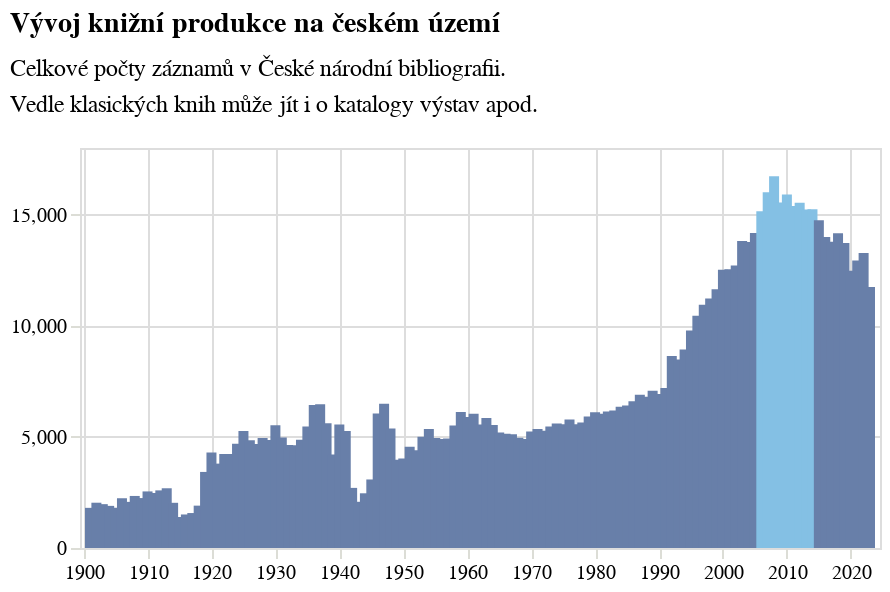

Notebook cell for this chart:
### Code cell
alt.Chart(rocni_pocty.to_pandas(), title={'text': titulek, 'subtitle': podtitulek}).mark_bar(color="#7CA6E1").encode(
    alt.X('rok:T', title=None, axis=alt.Axis(domainOpacity=0, tickColor='#DCDDD6')),
    alt.Y('knih:Q', title=None, axis=alt.Axis(domainOpacity=0, tickColor='#DCDDD6')),
    color=alt.condition(
        'datum.knih > 15000',  # Using datum to reference the field value
        alt.value('#84c0e4'),
        alt.value('#687fa9')
    )).properties(width=400, height=200)

### Figure 1 — Vega-Lite specification as saved in the notebook (floating-point values rounded to 4 significant figures)
{"config": {"title": {"font": "Noticia Text", "fontSize": 14, "anchor": "start", "fontWeight": "bolder", "subtitleFont": "Noticia Text", "subtitleLineHeight": 18, "subtitleFontSize": 12, "subtitleFontWeight": "normal", "subtitlePadding": 10, "dy": -12}, "axis": {"labelFont": "Asap", "titleFont": "Asap", "fontWeight": "lighter", "titleFontWeight": "lighter", "labelFontSize": 10, "titleFontSize": 10, "labelPadding": 2, "titlePadding": 10}, "legend": {"labelFont": "Asap", "labelFontWeight": "normal", "titleFont": "Asap", "titleFontWeight": "normal", "labelFontSize": 10, "titleFontSize": 10}}, "data": {"name": "data-39f582e78b98d8f9fe28fefeda4048f3"}, "mark": {"type": "bar", "color": "#7CA6E1"}, "encoding": {"color": {"condition": {"test": "datum.knih > 15000", "value": "#84c0e4"}, "value": "#687fa9"}, "x": {"axis": {"domainOpacity": 0, "tickColor": "#DCDDD6"}, "field": "rok", "title": null, "type": "temporal"}, "y": {"axis": {"domainOpacity": 0, "tickColor": "#DCDDD6"}, "field": "knih", "title": null, "type": "quantitative"}}, "height": 200, "title": {"text": "Vývoj knižní produkce na českém území", "subtitle": ["Celkové počty záznamů v České národní bibliografii.", "Vedle klasických knih může jít i o katalogy výstav apod."]}, "width": 400, "$schema": "https://vega.github.io/schema/vega-lite/v5.8.0.json", "datasets": {"data-39f582e78b98d8f9fe28fefeda4048f3": [{"rok": "1901-01-01T00:00:00", "knih": 1807}, {"rok": "1902-01-01T00:00:00", "knih": 2038}, {"rok": "1903-01-01T00:00:00", "knih": 1973}, {"rok": "1904-01-01T00:00:00", "knih": 1896}, {"rok": "1905-01-01T00:00:00", "knih": 1811}, {"rok": "1906-01-01T00:00:00", "knih": 2239}, {"rok": "1907-01-01T00:00:00", "knih": 2076}, {"rok": "1908-01-01T00:00:00", "knih": 2342}, {"rok": "1909-01-01T00:00:00", "knih": 2247}, {"rok": "1910-01-01T00:00:00", "knih": 2546}, {"rok": "1911-01-01T00:00:00", "knih": 2474}, {"rok": "1912-01-01T00:00:00", "knih": 2593}, {"rok": "1913-01-01T00:00:00", "knih": 2688}, {"rok": "1914-01-01T00:00:00", "knih": 2034}, {"rok": "1915-01-01T00:00:00", "knih": 1394}, {"rok": "1916-01-01T00:00:00", "knih": 1509}, {"rok": "1917-01-01T00:00:00", "knih": 1573}, {"rok": "1918-01-01T00:00:00", "knih": 1906}, {"rok": "1919-01-01T00:00:00", "knih": 3423}, {"rok": "1920-01-01T00:00:00", "knih": 4301}, {"rok": "1921-01-01T00:00:00", "knih": 3797}, {"rok": "1922-01-01T00:00:00", "knih": 4231}, {"rok": "1923-01-01T00:00:00", "knih": 4229}, {"rok": "1924-01-01T00:00:00", "knih": 4689}, {"rok": "1925-01-01T00:00:00", "knih": 5261}, {"rok": "1926-01-01T00:00:00", "knih": 4852}, {"rok": "1927-01-01T00:00:00", "knih": 4680}, {"rok": "1928-01-01T00:00:00", "knih": 4945}, {"rok": "1929-01-01T00:00:00", "knih": 4864}, {"rok": "1930-01-01T00:00:00", "knih": 5527}, {"rok": "1931-01-01T00:00:00", "knih": 4978}, {"rok": "1932-01-01T00:00:00", "knih": 4630}, {"rok": "1933-01-01T00:00:00", "knih": 4628}, {"rok": "1934-01-01T00:00:00", "knih": 4870}, {"rok": "1935-01-01T00:00:00", "knih": 5469}, {"rok": "1936-01-01T00:00:00", "knih": 6438}, {"rok": "1937-01-01T00:00:00", "knih": 6467}, {"rok": "1938-01-01T00:00:00", "knih": 5611}, {"rok": "1939-01-01T00:00:00", "knih": 4207}, {"rok": "1940-01-01T00:00:00", "knih": 5558}, {"rok": "1941-01-01T00:00:00", "knih": 5265}, {"rok": "1942-01-01T00:00:00", "knih": 2705}, {"rok": "1943-01-01T00:00:00", "knih": 2079}, {"rok": "1944-01-01T00:00:00", "knih": 2462}, {"rok": "1945-01-01T00:00:00", "knih": 3084}, {"rok": "1946-01-01T00:00:00", "knih": 6052}, {"rok": "1947-01-01T00:00:00", "knih": 6490}, {"rok": "1948-01-01T00:00:00", "knih": 5381}, {"rok": "1949-01-01T00:00:00", "knih": 3973}, {"rok": "1950-01-01T00:00:00", "knih": 4030}, {"rok": "1951-01-01T00:00:00", "knih": 4555}, {"rok": "1952-01-01T00:00:00", "knih": 4399}, {"rok": "1953-01-01T00:00:00", "knih": 5005}, {"rok": "1954-01-01T00:00:00", "knih": 5357}, {"rok": "1955-01-01T00:00:00", "knih": 4948}, {"rok": "1956-01-01T00:00:00", "knih": 4909}, {"rok": "1957-01-01T00:00:00", "knih": 4927}, {"rok": "1958-01-01T00:00:00", "knih": 5513}, {"rok": "1959-01-01T00:00:00", "knih": 6125}, {"rok": "1960-01-01T00:00:00", "knih": 5895}, {"rok": "1961-01-01T00:00:00", "knih": 6037}, {"rok": "1962-01-01T00:00:00", "knih": 5562}, {"rok": "1963-01-01T00:00:00", "knih": 5845}, {"rok": "1964-01-01T00:00:00", "knih": 5533}, {"rok": "1965-01-01T00:00:00", "knih": 5192}, {"rok": "1966-01-01T00:00:00", "knih": 5145}, {"rok": "1967-01-01T00:00:00", "knih": 5122}, {"rok": "1968-01-01T00:00:00", "knih": 4960}, {"rok": "1969-01-01T00:00:00", "knih": 4904}, {"rok": "1970-01-01T00:00:00", "knih": 5245}, {"rok": "1971-01-01T00:00:00", "knih": 5356}, {"rok": "1972-01-01T00:00:00", "knih": 5273}, {"rok": "1973-01-01T00:00:00", "knih": 5468}, {"rok": "1974-01-01T00:00:00", "knih": 5603}, {"rok": "1975-01-01T00:00:00", "knih": 5568}, {"rok": "1976-01-01T00:00:00", "knih": 5787}, {"rok": "1977-01-01T00:00:00", "knih": 5567}, {"rok": "1978-01-01T00:00:00", "knih": 5647}, {"rok": "1979-01-01T00:00:00", "knih": 5918}, {"rok": "1980-01-01T00:00:00", "knih": 6107}, {"rok": "1981-01-01T00:00:00", "knih": 6046}, {"rok": "1982-01-01T00:00:00", "knih": 6137}, {"rok": "1983-01-01T00:00:00", "knih": 6191}, {"rok": "1984-01-01T00:00:00", "knih": 6353}, {"rok": "1985-01-01T00:00:00", "knih": 6417}, {"rok": "1986-01-01T00:00:00", "knih": 6604}, {"rok": "1987-01-01T00:00:00", "knih": 6900}, {"rok": "1988-01-01T00:00:00", "knih": 6808}, {"rok": "1989-01-01T00:00:00", "knih": 7073}, {"rok": "1990-01-01T00:00:00", "knih": 6926}, {"rok": "1991-01-01T00:00:00", "knih": 7201}, {"rok": "1992-01-01T00:00:00", "knih": 8638}, {"rok": "1993-01-01T00:00:00", "knih": 8488}, {"rok": "1994-01-01T00:00:00", "knih": 8938}, {"rok": "1995-01-01T00:00:00", "knih": 9788}, {"rok": "1996-01-01T00:00:00", "knih": 10455}, {"rok": "1997-01-01T00:00:00", "knih": 10944}, {"rok": "1998-01-01T00:00:00", "knih": 11230}, {"rok": "1999-01-01T00:00:00", "knih": 11641}, {"rok": "2000-01-01T00:00:00", "knih": 12519}, {"rok": "2001-01-01T00:00:00", "knih": 12548}, {"rok": "2002-01-01T00:00:00", "knih": 12717}, {"rok": "2003-01-01T00:00:00", "knih": 13813}, {"rok": "2004-01-01T00:00:00", "knih": 13772}, {"rok": "2005-01-01T00:00:00", "knih": 14177}, {"rok": "2006-01-01T00:00:00", "knih": 15155}, {"rok": "2007-01-01T00:00:00", "knih": 16014}, {"rok": "2008-01-01T00:00:00", "knih": 16728}, {"rok": "2009-01-01T00:00:00", "knih": 15551}, {"rok": "2010-01-01T00:00:00", "knih": 15911}, {"rok": "2011-01-01T00:00:00", "knih": 15394}, {"rok": "2012-01-01T00:00:00", "knih": 15535}, {"rok": "2013-01-01T00:00:00", "knih": 15229}, {"rok": "2014-01-01T00:00:00", "knih": 15243}, {"rok": "2015-01-01T00:00:00", "knih": 14749}, {"rok": "2016-01-01T00:00:00", "knih": 13999}, {"rok": "2017-01-01T00:00:00", "knih": 13782}, {"rok": "2018-01-01T00:00:00", "knih": 14162}, {"rok": "2019-01-01T00:00:00", "knih": 13726}, {"rok": "2020-01-01T00:00:00", "knih": 12474}, {"rok": "2021-01-01T00:00:00", "knih": 12935}, {"rok": "2022-01-01T00:00:00", "knih": 13273}, {"rok": "2023-01-01T00:00:00", "knih": 11749}]}}
